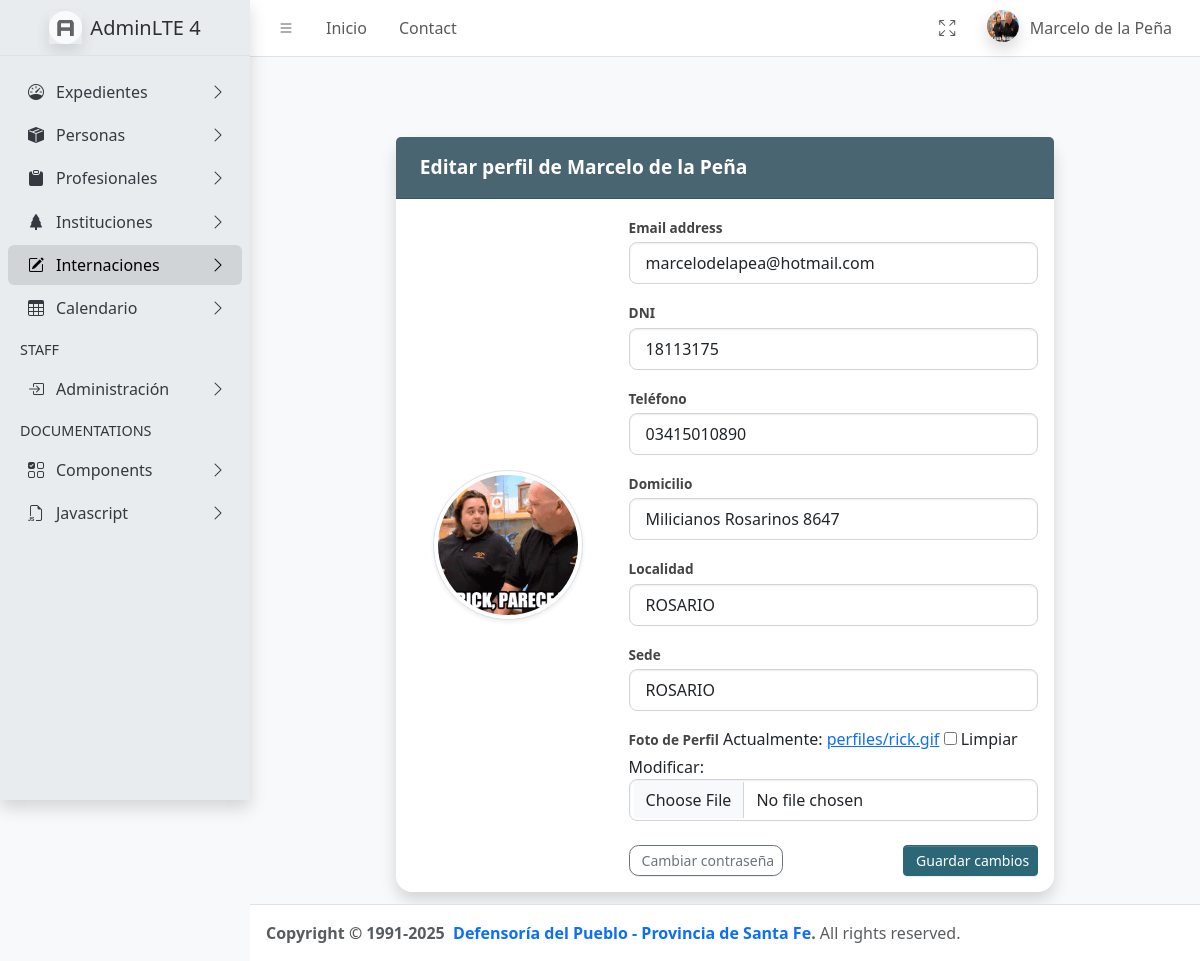
The app's page /perfil/ (signed in) with its own data.
### usuario/models.py (models this page shows, shortened)
class CustomUser(AbstractUser):
    dni = models.CharField(verbose_name ='DNI', max_length=15, blank=True, null=True)
    telefono = models.CharField(verbose_name = 'Teléfono', max_length=20, blank=True, null=True)
    direccion = models.CharField(verbose_name = 'Domicilio', blank=True, null=True)
    localidad = models.ForeignKey(Localidad, verbose_name = 'Localidad' ,on_delete=models.SET_NULL, null=True, blank=True)
    sede = models.ForeignKey(Sede, verbose_name = 'Sede', on_delete=models.SET_NULL, null=True, blank=True)
    foto_perfil = models.ImageField(verbose_name = 'Foto de Perfil', upload_to='perfiles/', blank=True, null=True)

### core/models.py (models this page shows)
class Localidad(models.Model):
    localidad = models.CharField(verbose_name='Localidad', max_length=70, blank=False, null=False)
    codigo_postal = models.CharField('Código de postal', max_length=50, blank=True, null=True)
    provincia = models.ForeignKey(Provincia, on_delete=models.CASCADE, verbose_name='Provincia', blank=True, null=True, related_name='localidades_provincia')
    def __str__(self):
        return self.localidad
    class Meta:
        unique_together = ('localidad', 'provincia')#no se pueden repetir localidades en la misma provincia
        verbose_name = 'Localidad'
        verbose_name_plural = 'Localidades'

class Sede(models.Model):
    sede = models.CharField('Sede', max_length=50)
    abreviatura = models.CharField('Nombre abreviado', max_length=4, blank=True, null=True, unique=True)
    telefono = models.CharField(max_length=20, verbose_name=("Teléfono"), blank=True, null=True)
    direccion_calle = models.CharField(max_length=50, verbose_name=("Calle"), blank=True, null=True)
    direccion_numero = models.CharField(max_length=10, verbose_name=("Número"), blank=True, null=True)
    direccion_piso = models.CharField(max_length=10, verbose_name=("Piso"), blank=True, null=True)
    direccion_depto = models.CharField(max_length=10, verbose_name=("Dto."), blank=True, null=True)
    localidad = models.ForeignKey(Localidad, on_delete=models.CASCADE, verbose_name='Localidad', blank=True, null=True, related_name='sede_localidad')
    def __str__(self):
        return self.sede
    class Meta:
        verbose_name ='Sede'
        verbose_name_plural = 'Sedes'

### usuario/views.py (the view, shortened to what this page needs)
# urls.py: path('perfil/', PerfilUsuarioUpdateView.as_view(), name='editar_perfil'),
class PerfilUsuarioUpdateView(LoginRequiredMixin, UpdateView):
    model = User
    form_class = PerfilUsuarioForm
    template_name = 'usuario/usuario_edit.html'
    success_url = reverse_lazy('core:index')  # redirige a la página de inicio
    def get_object(self, queryset=None):
        return self.request.user  # el usuario logueado

### usuario/forms.py (shortened to what this page needs)
class PerfilUsuarioForm(forms.ModelForm):
    class Meta:
        model = User
        fields = ['email', 'dni', 'telefono', 'direccion', 'localidad', 'sede', 'foto_perfil']
        widgets = {
            'email': forms.EmailInput(attrs={'class': 'form-control'}),
            'dni': forms.TextInput(attrs={'class': 'form-control'}),
            'telefono': forms.TextInput(attrs={'class': 'form-control'}),
            'direccion': forms.TextInput(attrs={'class': 'form-control'}),
            'localidad': forms.Select(attrs={'class': 'form-control'}),
            'sede': forms.Select(attrs={'class': 'form-control'}),
            'foto_perfil': forms.ClearableFileInput(attrs={'class': 'form-control'}),
        }

### templates/usuario/usuario_edit.html (shortened to what this page needs)
{% extends 'core/index.html' %}
{% load widget_tweaks %}
{% load static %}
{% block extra_head %}
  <link rel="stylesheet" href="{% static '/css/forms.css' %}" />
{% endblock extra_head %}
{% block body %}
<link href="{% static 'css/expedientes.css' %}" rel="stylesheet">
<div class="container w-75 mt-5">
  <div class="card shadow border-0 rounded-4">
    <div class="card-header bg-primary text-white fw-semibold d-flex align-items-center gap-2">
      <span>Editar perfil de {{ user.first_name }} {{ user.last_name }}</span>
    </div>
    <div class="card-body">
      <div class="row align-items-center">
        <div class="col-md-4 text-center mb-4 mb-md-0">
          {% if user.foto_perfil %}
            <img src="{{ user.foto_perfil.url }}" alt="Foto de perfil"
                 class="img-thumbnail rounded-circle shadow-sm"
                 style="width: 150px; height: 150px; object-fit: cover;">
          {% else %}
            <div class="d-flex justify-content-center align-items-center bg-light border rounded-circle shadow-sm"
                 style="width: 150px; height: 150px; color: #6c757d; font-weight: 500;">
              Sin foto
            </div>
          {% endif %}
        </div>
        <div class="col-md-8">
          <form method="post" enctype="multipart/form-data" novalidate>
            <div class="mb-3">
              {% for field in form %}
                <div class="mb-3">
                  <label for="{{ field.id_for_label }}" class="form-label fw-semibold">{{ field.label }}</label>
                  {{ field|add_class:"form-control rounded-3 perfil" }}
                </div>
              {% endfor %}
            </div>
            <div class="d-flex justify-content-between align-items-center mt-4">
              <a href="{% url 'usuario:cambiar_contrasena' %}" class="btn btn-outline-secondary btn-sm">
                 Cambiar contraseña
              </a>
              <button type="submit" class="btn btn-primary btn-sm">
                 Guardar cambios
              </button>
            </div>
          </form>
        </div>
      </div>
    </div>
  </div>
</div>
{% endblock body %}

### templates/core/include/top_bar.html (shortened to what this page needs)
{% load static %}
      <nav class="app-header navbar navbar-expand bg-body">
        <div class="container-fluid">
          <ul class="navbar-nav">
            <li class="nav-item">
              <a class="nav-link" data-lte-toggle="sidebar" href="#" role="button">
                <i class="bi bi-list"></i>
              </a>
            </li>
            <li class="nav-item d-none d-md-block"><a href="{% url 'core:index' %}" class="nav-link">Inicio</a></li>
            <li class="nav-item d-none d-md-block"><a href="#" class="nav-link">Contact</a></li>
          </ul>
          <ul class="navbar-nav ms-auto">
            <li class="nav-item">
              <a class="nav-link" href="#" data-lte-toggle="fullscreen">
                <i data-lte-icon="maximize" class="bi bi-arrows-fullscreen"></i>
              </a>
            </li>
            <li class="nav-item dropdown user-menu">
              <a href="#" class="nav-link dropdown-toggle" data-bs-toggle="dropdown">
                {% if user.foto_perfil %}
                <img
                  src="{{ user.foto_perfil.url }}"
                  class="user-image rounded-circle shadow"
                  alt="User Image"
                />
                {% else %}
                <img
                  src="{% static 'AdminLTE-4.0.0-rc4/assets/img/avatar.png' %}"
                  class="user-image rounded-circle shadow"
                  alt="User Image"
                />
                {% endif %}
                <span class="d-none d-md-inline">{{ user.first_name }} {{ user.last_name }}</span>
              </a>
            </li>
          </ul>
        </div>
      </nav>

### static/css/expedientes.css (style rules this page uses)
body { font-family: "Segoe UI", sans-serif; background-color: #f5f7fa; }
.card { border-radius: 1rem; border: none; }
.card-header { background-color: #4a6572 !important; color: white; font-size: 1.2rem; font-weight: 600; }
.btn-primary { background-color: #2b6777; border-color: #2b6777; }
:root { --color-primario: #2563eb; --color-primario-oscuro: #1e40af; --color-secundario: #64748b; --color-acento: #22c55e; }
.btn-outline-secondary { border-radius: 0.6rem; }
.form-control.rounded-3.perfil { padding: 0.5rem 1rem; line-height: 1.5; height: auto; }
.form-label { font-weight: 400; color: #444; }
.form-control { border-radius: 0.6rem; padding: 0.75rem 0.75rem; border: 1px solid #d1d5db; transition: border-color 0.2s ease, box-shadow 0.2s ease; }
form .form-label { font-size: 0.85rem; margin-bottom: 0.25rem; }
form .mb-3 { margin-bottom: 1rem !important; }

### static/css/forms.css (style rules this page uses)
form .form-label { font-size: 0.85rem; margin-bottom: 0.25rem; }
form .mb-3 { margin-bottom: 1rem !important; }

### records on screen
CustomUser: foto_perfil (picture), first_name "Marcelo", last_name "de la Peña", form "marcelodelapea@hotmail.com" "18113175" "03415010890" "Milicianos Rosarinos 8647"
Localidad: form "ROSARIO"
Sede: form "ROSARIO"

### other values on screen
{{ field.label }} "Email address" "DNI" "Teléfono" "Domicilio" "Localidad" "Sede" "Foto de Perfil"
